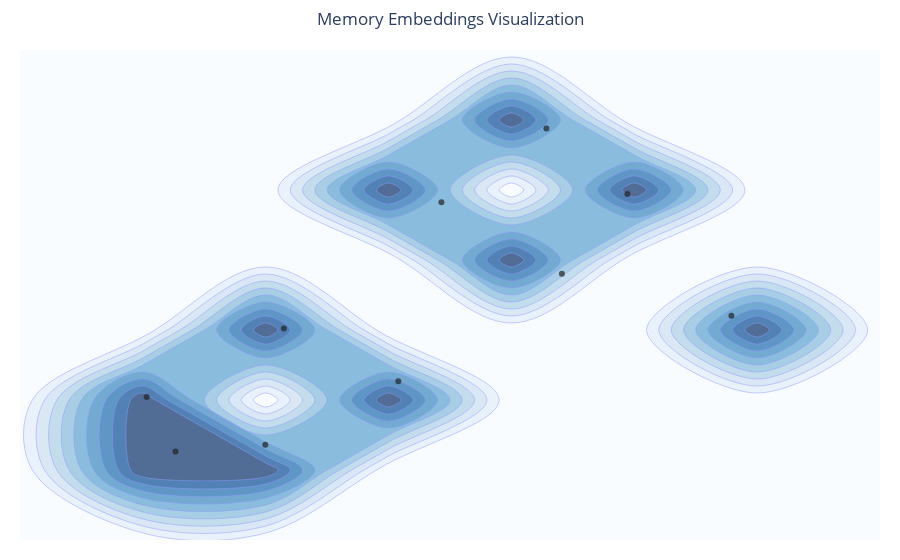

The notebook cell saved with this chart:
### Code cell
import numpy as np
import pandas as pd
import plotly.express as px
import plotly.graph_objects as go
import datetime

# 1. Generate Dummy Data
np.random.seed(42) # for reproducibility
num_points = 10

# Generate points somewhat clustered to show density better
# Cluster 1
vectors_2d_c1 = np.random.normal(loc=[3,3], scale=1, size=(num_points // 2, 2))
# Cluster 2
vectors_2d_c2 = np.random.normal(loc=[7,7], scale=1.2, size=(num_points - num_points // 2, 2))
vectors_2d = np.vstack([vectors_2d_c1, vectors_2d_c2])


contents = [f"Topic {i+1}\nDetail Line {chr(97+i)}" for i in range(num_points)]
# Convert newlines to <br> for Plotly annotations
contents_html = [c.replace('\n', '<br>') for c in contents]

timestamps = [datetime.datetime.now() - datetime.timedelta(days=np.random.randint(1, 30)) for i in range(num_points)]
timestamps_str = [ts.strftime('%Y-%m-%d %H:%M') for ts in timestamps]

df = pd.DataFrame({
    'x': vectors_2d[:, 0],
    'y': vectors_2d[:, 1],
    'content_html': contents_html,
    'content': contents, # for hover if needed, not used in this version
    'timestamp': timestamps_str
})

# 2. Create Density Contour Plot
# Using a lower nbins for sparse data to get smoother contours
fig = px.density_contour(df, x='x', y='y', nbinsx=5, nbinsy=5,)

# Style the contour trace: filled, blue colorscale, no color bar
fig.update_traces(
    contours_coloring='fill',
    colorscale='Blues', # Or a custom list of blue shades
    contours_showlabels=False, # Hide contour line value labels
    selector=dict(type='histogram2dcontour'),
    opacity=0.7
)
# Hide the colorscale bar for the density contour
fig.data[0].showscale = False

fig.add_trace(px.scatter(df, x='x', y='y',
                        hover_data=['content', 'timestamp'],
                        opacity=0.7,
                        color_discrete_sequence=['#222']).data[0])

# 5. Layout and Styling
fig.update_layout(
    title_text='Memory Embeddings Visualization',
    title_x=0.5, # Center title
    template='plotly_white', # Clean background
    showlegend=False,        # No legend for contours or scatter points
    
    # Hide axes completely for a minimalist look like the example
    xaxis=dict(
        showgrid=False,
        zeroline=False,
        visible=False # Hide ticks, line, labels
    ),
    yaxis=dict(
        showgrid=False,
        zeroline=False,
        visible=False # Hide ticks, line, labels
    ),
    
    # Adjust margins to give some space
    margin=dict(l=20, r=20, t=50, b=20),
    
)

fig.show()

### Figure 1 — Plotly figure (JSON) as saved in the notebook; plotly's stock layout.template omitted (floating-point values rounded to 4 significant figures)
{"data": [{"colorscale": [[0, "rgb(247,251,255)"], [0.125, "rgb(222,235,247)"], [0.25, "rgb(198,219,239)"], [0.375, "rgb(158,202,225)"], [0.5, "rgb(107,174,214)"], [0.625, "rgb(66,146,198)"], [0.75, "rgb(33,113,181)"], [0.875, "rgb(8,81,156)"], [1, "rgb(8,48,107)"]], "contours": {"coloring": "fill", "showlabels": false}, "hovertemplate": "x=%{x}<br>y=%{y}<br>count=%{z}<extra></extra>", "legendgroup": "", "line": {"color": "#636efa"}, "name": "", "nbinsx": 5, "nbinsy": 5, "opacity": 0.7, "showlegend": false, "showscale": false, "type": "histogram2dcontour", "x": [3.497, 3.648, 2.766, 4.579, 2.531, 6.444, 7.29, 4.93, 5.785, 5.91], "xaxis": "x", "xbingroup": "x", "y": [2.862, 4.523, 2.766, 3.767, 3.543, 6.441, 4.704, 6.325, 7.377, 5.305], "yaxis": "y", "ybingroup": "y"}, {"customdata": [["Topic 1\nDetail Line a", "2025-04-26 16:56"], ["Topic 2\nDetail Line b", "2025-04-22 16:56"], ["Topic 3\nDetail Line c", "2025-04-29 16:56"], ["Topic 4\nDetail Line d", "2025-04-18 16:56"], ["Topic 5\nDetail Line e", "2025-04-21 16:56"], ["Topic 6\nDetail Line f", "2025-04-16 16:56"], ["Topic 7\nDetail Line g", "2025-05-08 16:56"], ["Topic 8\nDetail Line h", "2025-05-06 16:56"], ["Topic 9\nDetail Line i", "2025-04-22 16:56"], ["Topic 10\nDetail Line j", "2025-05-04 16:56"]], "hovertemplate": "x=%{x}<br>y=%{y}<br>content=%{customdata[0]}<br>timestamp=%{customdata[1]}<extra></extra>", "legendgroup": "", "marker": {"color": "#222", "opacity": 0.7, "symbol": "circle"}, "mode": "markers", "name": "", "orientation": "v", "showlegend": false, "type": "scatter", "x": [3.497, 3.648, 2.766, 4.579, 2.531, 6.444, 7.29, 4.93, 5.785, 5.91], "xaxis": "x", "y": [2.862, 4.523, 2.766, 3.767, 3.543, 6.441, 4.704, 6.325, 7.377, 5.305], "yaxis": "y"}], "layout": {"legend": {"tracegroupgap": 0}, "margin": {"b": 20, "l": 20, "r": 20, "t": 50}, "showlegend": false, "title": {"text": "Memory Embeddings Visualization", "x": 0.5}, "xaxis": {"anchor": "y", "domain": [0, 1], "showgrid": false, "title": {"text": "x"}, "visible": false, "zeroline": false}, "yaxis": {"anchor": "x", "domain": [0, 1], "showgrid": false, "title": {"text": "y"}, "visible": false, "zeroline": false}}}
